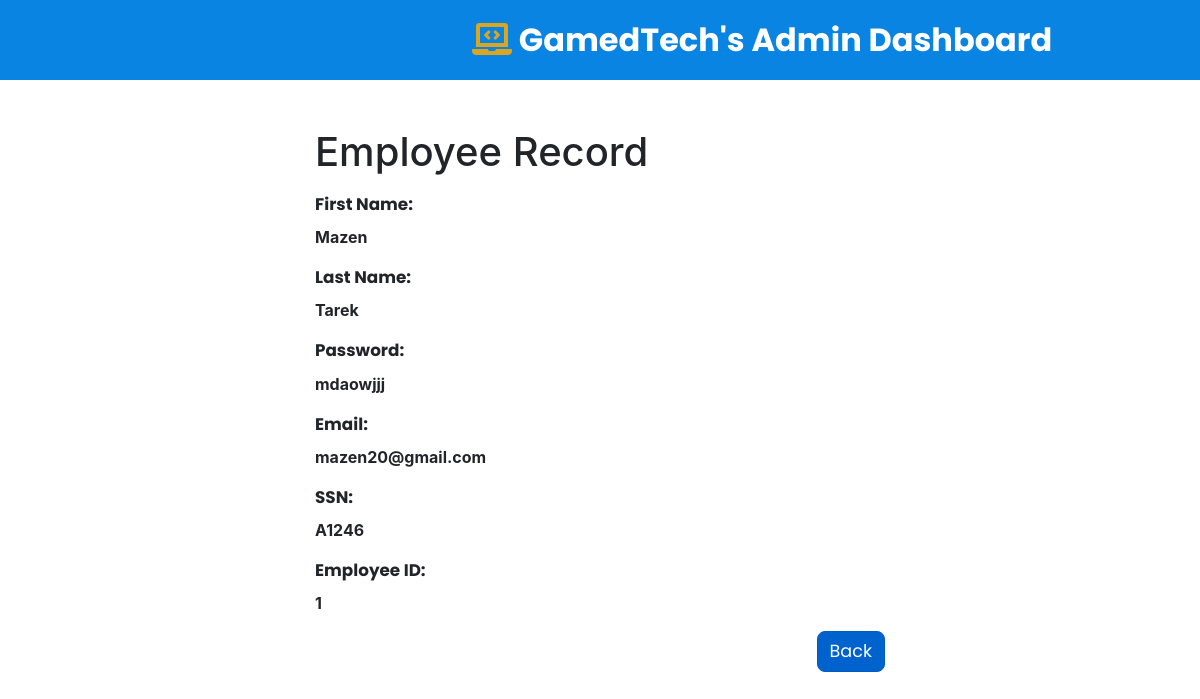
Screenshot of /GamedTechProject/adminRead.php?id=1 with the database file from the repository.
### tables this page shows
CREATE TABLE `emp` (
  `EFirstName` varchar(20) NOT NULL,
  `ELastName` varchar(20) NOT NULL,
  `Password` varchar(20) NOT NULL,
  `EEmail` varchar(20) NOT NULL,
  `SSN` varchar(20) NOT NULL,
  `EmpID` int NOT NULL
);

### GamedTechProject/adminRead.php (the view, shortened to what this page needs)
<?php
if(isset($_GET["id"]) && !empty(trim($_GET["id"]))){
    require_once "Conn.php";
    $sql = "SELECT * FROM emp WHERE EmpID = ?";
    if($stmt = mysqli_prepare($conn , $sql)){
        mysqli_stmt_bind_param($stmt, "i", $param_id);
        if(mysqli_stmt_execute($stmt)){
            $result = mysqli_stmt_get_result($stmt);
            if(mysqli_num_rows($result) == 1){
                $row = mysqli_fetch_array($result, MYSQLI_ASSOC);
            } else{
                header("location: adminError.php");
                exit();
            }
        } else{
            echo "Oops! Something went wrong. Please try again later.";
        }
    }
} else{
    header("location: adminError.php");
    exit();
}
?>
<!DOCTYPE html>
<html lang="en">
<head>
    <link rel="stylesheet" href="https://stackpath.bootstrapcdn.com/bootstrap/4.5.2/css/bootstrap.min.css">
    <link rel="stylesheet" href="https://cdnjs.cloudflare.com/ajax/libs/font-awesome/5.15.4/css/all.min.css">
    <link rel="stylesheet" href="css/styles3.css">
</head>
<body>
    <header class="header">
        <a href="adminDashboard.php" class="logo"> <i class="fas fa-laptop-code"></i> GamedTech's Admin Dashboard </a>
    </header>
    <div class="wrapper">
        <div class="container-fluid">
            <div class="row">
                <div class="col-md-12">
                    <h1 class="mt-5 mb-3">Employee Record</h1>
                    <div class="form-group">
                        <label>First Name:</label>
                        <p><b><?php echo $row["EFirstName"]; ?></b></p>
                    </div>
                    <div class="form-group">
                        <label>Last Name:</label>
                        <p><b><?php echo $row["ELastName"]; ?></b></p>
                    </div>
                    <div class="form-group">
                        <label>Password:</label>
                        <p><b><?php echo $row["Password"]; ?></b></p>
                    </div>
                    <div class="form-group">
                        <label>Email:</label>
                        <p><b><?php echo $row["EEmail"]; ?></b></p>
                    </div>
                    <div class="form-group">
                        <label>SSN:</label>
                        <p><b><?php echo $row["SSN"]; ?></b></p>
                    </div>
                    <div class="form-group">
                        <label>Employee ID:</label>
                        <p><b><?php echo $row["EmpID"]; ?></b></p>
                    </div>
                    <p><a href="adminDashboard.php" class="btn btn-primary active">Back</a></p>
                </div>
            </div>
        </div>
    </div>
</body>
</html>

### GamedTechProject/css/styles3.css (style rules this page uses)
.header { position: -webkit-sticky; position: sticky; top: 0; right: 0; left: 0; z-index: 1000; background-color: #0984e3; display: -webkit-box; display: -ms-flexbox; display: flex; -webkit-box-align: center; -ms-flex-align: center; align-items: center; -webkit-box-pack: justify; -ms-flex-pack: justify; justify-content: space-between; padding: 1rem 6%; }
.header .logo { font-family: 'Poppins', sans-serif; font-size: 2.5rem; color: #ffffff; font-weight: bolder; }
.header a { margin-left: 33rem; }
.header .logo i { color: goldenrod; }
.container-fluid .btn { font-family: 'Poppins', sans-serif; font-size: 1.1rem; float: right; border-radius: 0.5rem; }
.form-group label { font-family: 'Poppins', sans-serif; font-size: 1.05rem; font-weight: bold; }
@media (max-width: 1418px) { .header .logo { font-size: 2rem; margin-left: 25rem; } }

### GamedTechProject/adminRead.php (style rules this page uses)
.wrapper { width: 600px; margin: 0 auto; }

### rows the page displays
emp: EFirstName "Mazen", ELastName "Tarek", Password "mdaowjjj", EEmail "mazen20@gmail.com", SSN "A1246", EmpID "1"
